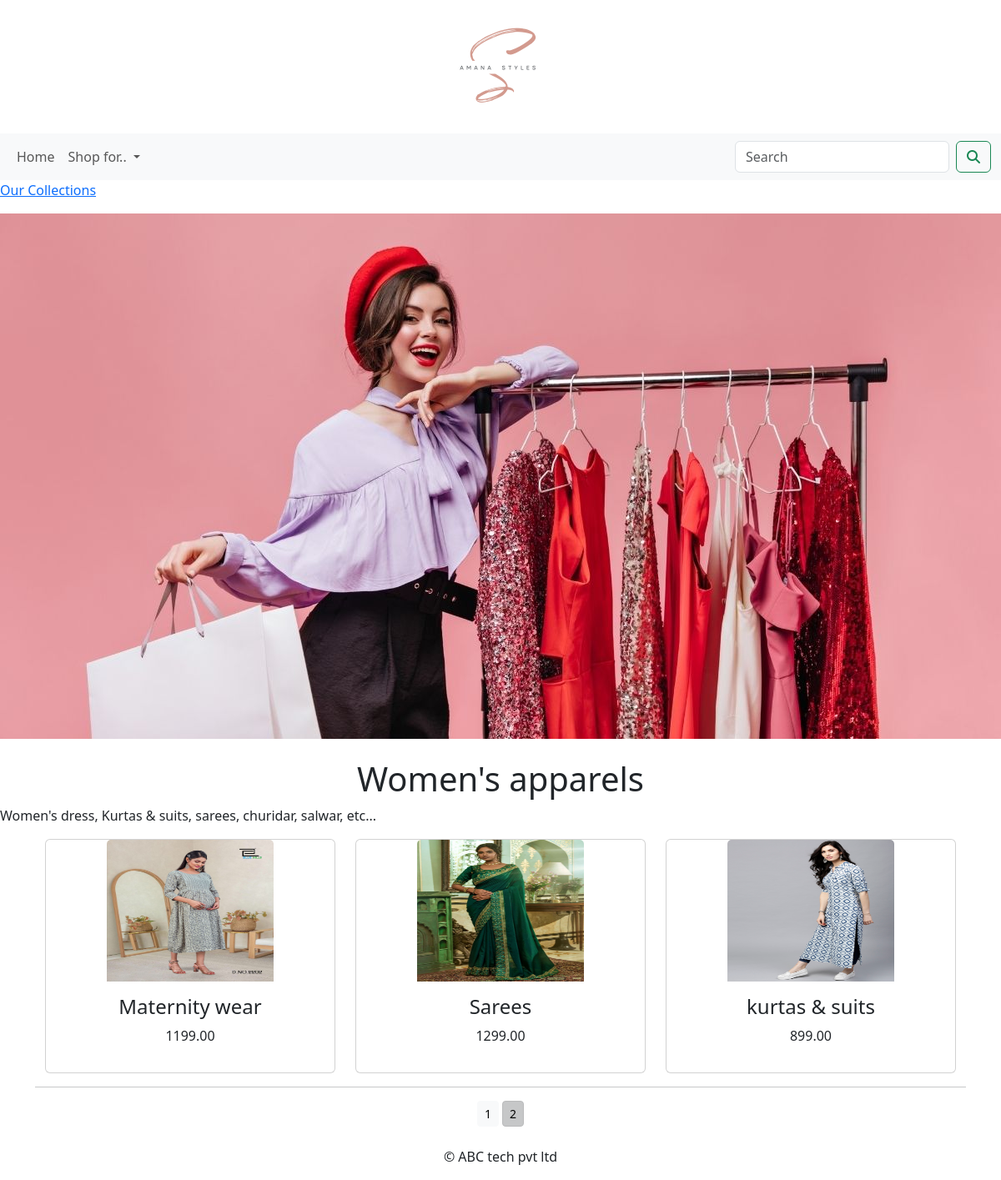
/shop/womens-apparels/?page=2, run on the app's committed database.
### shopapp/models.py (models this page shows, shortened)
class Category(models.Model):
    name=models.CharField(max_length=250,unique=True)
    slug=models.SlugField(max_length=250,unique=True)
    desc=models.TextField(blank=True)
    image=models.ImageField(upload_to='category',blank=True)
    class Meta:
       ordering=('name',)
       verbose_name='category'
       verbose_name_plural='categories'
    def get_url(self):
        return reverse('shopapp:products_by_category',args=[self.slug])

class Product(models.Model):
    name=models.CharField(max_length=250,unique=True)
    slug=models.SlugField(max_length=250,unique=True)
    descr=models.TextField(blank=True)
    price=models.DecimalField(max_digits=10,decimal_places=2)
    category=models.ForeignKey(Category,on_delete=models.CASCADE)
    image=models.ImageField(upload_to='product',blank=True)
    stock=models.IntegerField()
    available=models.BooleanField(default=True)
    created=models.DateTimeField(auto_now_add=True)
    updated=models.DateTimeField(auto_now=True)
    def get_url(self):
        return reverse('shopapp:ProdCatDetail',args=(self.category.slug,self.slug,))
    class Meta:
        ordering=('name',)
        verbose_name='product'
        verbose_name_plural='products'

### shopapp/views.py (the view)
# urls.py: path('',views.allProdCat,name='allProdCat'),
def allProdCat(request,c_slug=None):
    c_page=None
    products_list=None
    if c_slug != None:
        c_page=get_object_or_404(Category,slug=c_slug)
        products_list=Product.objects.all().filter(category=c_page,available=True)
    else:
        products_list=Product.objects.all().filter(available=True)
    paginator=Paginator(products_list,6)
    try:
        page=int(request.GET.get('page','1'))
    except:
        page=1
    try:
        products=paginator.page(page)
    except (EmptyPage,InvalidPage):
        products=paginator.page(paginator.num_pages)
    return render(request,"category.html",{'category':c_page,'products':products})

### cart_app/context_processors.py (called while the page is built)
def counter(request):
    item_count=0
    if 'admin' in request.path:
        return{}
    else:
        try:
            cart=Cart.objects.filter(cart_id=_cart_id(request))
            cart_items=CartItem.objects.all().filter(cart=cart[ :1])
            for cart_item in cart_items:
                item_count += cart_item.quantity
        except Cart.DoesNotExist:
            item_count = 0
    return dict(item_count=item_count)

### cart_app/views.py (called while the page is built)
def _cart_id(request):
    cart=request.session.session_key
    if not cart:
        cart=request.session.create()
    return cart

### shopapp/context.py (called while the page is built)
def menu_links(request):
    links=Category.objects.all()
    return dict(links=links)

### template/category.html (shortened to what this page needs)
{% extends 'base.html' %}
{% load static %}
{% block content %}
{% if category %}
<div>
    <div class="row my_row_class">
        <div class="mx-auto">
        <p>
            <a href="{% url 'shopapp:allProdCat' %}">Our Collections</a>
        </p>
            </div>
    </div>
</div>
{% endif %}
<div class="mx_auto">
    {% if category %}
        <img class="my_image" src="{{category.image.url}}" alt="{{category.name}}" >
</div>
<br>
<div>
<h1 class="text-center my_title">{{category.name}}</h1>
<p class="text-justify">{{category.desc}}</p>
</div>
    {% endif %}
<div class="container">
    <div class="row mx-auto">
         {% for product in products.object_list %}
        <div class="my_bottom_margin col-6 col-sm-4 col-md-4">
            <div class="card text-center style=min-width:18rem;">
            <a href="{{product.get_url}}"><img class="card-img-top my_image" src="{{product.image.url}}" alt="{{product.name}}" style="width:200px; height:170px"></a>
            <div class="card-body">
                <h4>{{product.name}}</h4>
                <p>{{product.price}}</p>
            </div>
            </div>
        </div>
        {% endfor%}
    </div>
    <div class="mx_auto">
        {% if products.paginator.num_pages > 1 %}
        <hr>
        <div class="text-center">
            {% for pg in products.paginator.page_range %}
            <a href="?page={{pg}}" class="btn btn-light btn-sm {% if products.number == pg %} active {% endif %}">{{pg}}</a>
            {% endfor %}
        </div>
        {% endif %}
    </div>
    <br>
</div>
    {% endblock %}

### data on the page
Category: image (picture), name "Women's apparels", desc "Women's dress, Kurtas & suits, sarees, churidar, salwar, etc..."
Product: image (picture), name "Maternity wear", price "1199.00"
Product: image (picture), name "Sarees", price "1299.00"
Product: image (picture), name "kurtas & suits", price "899.00"

### other printed values
{{ pg }} "1" "2"
